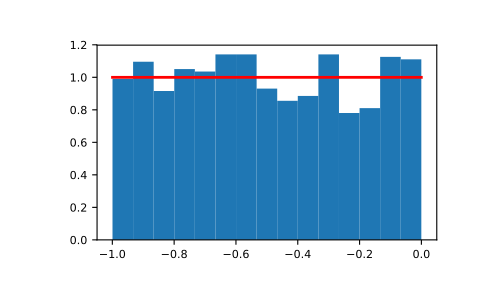

Reproduce this figure in Python.
# Draw samples from the distribution:

s = np.random.uniform(-1,0,1000)

# All values are within the given interval:

np.all(s >= -1)
# True
np.all(s < 0)
# True

# Display the histogram of the samples, along with the
# probability density function:

import matplotlib.pyplot as plt
count, bins, ignored = plt.hist(s, 15, normed=True)
plt.plot(bins, np.ones_like(bins), linewidth=2, color='r')
plt.show()
